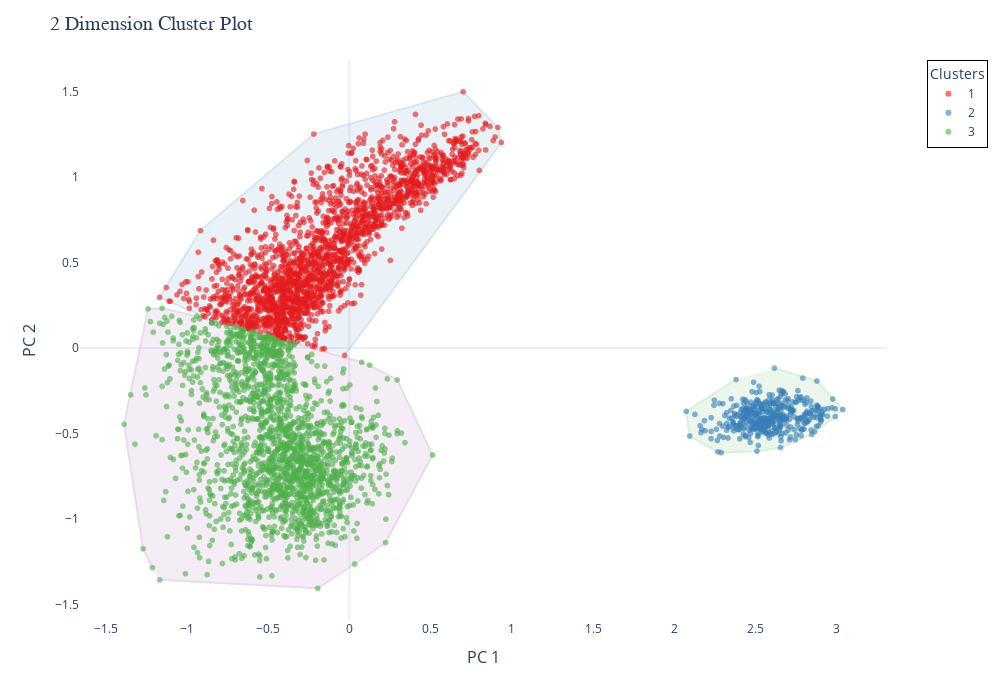

The code cell stored with this chart in its notebook:
### Code cell
# Function to create cluster outlines using Convex Hull
def add_cluster_outlines(fig, data, cluster_col, x_col, y_col, color_scale):
    unique_clusters = data[cluster_col].unique()
    for cluster in unique_clusters:
        cluster_points = data[data[cluster_col] == cluster][[x_col, y_col]].values
        if len(cluster_points) > 2:  
            hull = ConvexHull(cluster_points)
            hull_points = cluster_points[hull.vertices]
            # Add cluster outline as a filled scatter plot
            fig.add_trace(
                go.Scatter(
                    x=hull_points[:, 0],
                    y=hull_points[:, 1],
                    mode='lines',
                    fill='toself',
                    line=dict(color=color_scale[cluster % len(color_scale)], width=2),
                    opacity=0.2,
                    name=f"Cluster {cluster} Outline",
                    showlegend=False,
                )
            )

reduced['cluster'] = reduced['cluster'].astype('category')
reduced['cluster'] = reduced['cluster'].cat.rename_categories({i: i+1 for i in range(len(reduced['cluster'].cat.categories))})

color_scale = px.colors.qualitative.Set1  

# Create scatter plot for all points (dots)
fig = px.scatter(
    reduced,
    x="PC1",
    y="PC2",
    color="cluster",  # Now treated as categorical
    color_discrete_sequence=color_scale,  
    opacity=0.6,
    labels={"PC1": "Principal Component 1", "PC2": "Principal Component 2"},
    category_orders={"cluster": sorted(reduced['cluster'].unique())},  
)

# Add cluster outlines
add_cluster_outlines(fig, reduced, "cluster", "PC1", "PC2", color_scale)

# Update layout for better appearance
fig.update_layout(
    title="2 Dimension Cluster Plot",
    title_font=dict(size=20, family="Arial Black"),
    xaxis=dict(title="PC 1", titlefont=dict(size=16), showgrid=False),
    yaxis=dict(title="PC 2", titlefont=dict(size=16), showgrid=False),
    template="plotly_white",
    legend=dict(
        title="Clusters",
        font=dict(size=12),
        orientation="v", 
        yanchor="top",
        y=1,
        xanchor="left",
        x=1.05,  
        bordercolor="Black",
        borderwidth=1,
        bgcolor="white",
    ),
    width=1000,
    height=700,
)

# Show plot
fig.show()

### Figure 1 — Plotly figure (JSON) as saved in the notebook; plotly's stock layout.template omitted (floating-point values rounded to 4 significant figures; data arrays with more than 128 entries replaced by an {"elided": "..."} marker saying what was removed)
{"data": [{"hovertemplate": "cluster=1<br>Principal Component 1=%{x}<br>Principal Component 2=%{y}<extra></extra>", "legendgroup": "1", "marker": {"color": "rgb(228,26,28)", "opacity": 0.6, "symbol": "circle"}, "mode": "markers", "name": "1", "showlegend": true, "type": "scattergl", "x": {"elided": "2036 float values"}, "xaxis": "x", "y": {"elided": "2036 float values"}, "yaxis": "y"}, {"hovertemplate": "cluster=2<br>Principal Component 1=%{x}<br>Principal Component 2=%{y}<extra></extra>", "legendgroup": "2", "marker": {"color": "rgb(55,126,184)", "opacity": 0.6, "symbol": "circle"}, "mode": "markers", "name": "2", "showlegend": true, "type": "scattergl", "x": {"elided": "423 float values"}, "xaxis": "x", "y": {"elided": "423 float values"}, "yaxis": "y"}, {"hovertemplate": "cluster=3<br>Principal Component 1=%{x}<br>Principal Component 2=%{y}<extra></extra>", "legendgroup": "3", "marker": {"color": "rgb(77,175,74)", "opacity": 0.6, "symbol": "circle"}, "mode": "markers", "name": "3", "showlegend": true, "type": "scattergl", "x": {"elided": "1856 float values"}, "xaxis": "x", "y": {"elided": "1856 float values"}, "yaxis": "y"}, {"fill": "toself", "line": {"color": "rgb(152,78,163)", "width": 2}, "mode": "lines", "name": "Cluster 3 Outline", "opacity": 0.2, "showlegend": false, "type": "scatter", "x": [-1.168, -0.1941, 0.03214, 0.2228, 0.5124, 0.2945, 0.1257, 0.07589, -0.4988, -0.6007, -0.9381, -1.153, -1.239, -1.386, -1.27, -1.212], "y": [-1.357, -1.406, -1.264, -1.139, -0.6264, -0.1872, -0.1009, -0.08414, 0.06968, 0.09656, 0.1852, 0.2315, 0.2285, -0.4469, -1.174, -1.286]}, {"fill": "toself", "line": {"color": "rgb(77,175,74)", "width": 2}, "mode": "lines", "name": "Cluster 2 Outline", "opacity": 0.2, "showlegend": false, "type": "scatter", "x": [2.38, 2.074, 2.095, 2.268, 2.289, 2.509, 2.654, 2.847, 2.991, 3.038, 2.878, 2.616], "y": [-0.1849, -0.3714, -0.5156, -0.6083, -0.6122, -0.6041, -0.5824, -0.5057, -0.4018, -0.3602, -0.1936, -0.1187]}, {"fill": "toself", "line": {"color": "rgb(55,126,184)", "width": 2}, "mode": "lines", "name": "Cluster 1 Outline", "opacity": 0.2, "showlegend": false, "type": "scatter", "x": [-0.02867, 0.9356, 0.914, 0.7, -0.2186, -0.9162, -1.168, -0.8467, -0.3643], "y": [-0.04351, 1.202, 1.29, 1.499, 1.251, 0.6867, 0.2958, 0.1639, 0.03542]}], "layout": {"height": 700, "legend": {"bgcolor": "white", "bordercolor": "Black", "borderwidth": 1, "font": {"size": 12}, "orientation": "v", "title": {"text": "Clusters"}, "tracegroupgap": 0, "x": 1.05, "xanchor": "left", "y": 1, "yanchor": "top"}, "margin": {"t": 60}, "title": {"font": {"family": "Arial Black", "size": 20}, "text": "2 Dimension Cluster Plot"}, "width": 1000, "xaxis": {"anchor": "y", "domain": [0, 1], "showgrid": false, "title": {"font": {"size": 16}, "text": "PC 1"}}, "yaxis": {"anchor": "x", "domain": [0, 1], "showgrid": false, "title": {"font": {"size": 16}, "text": "PC 2"}}}}
